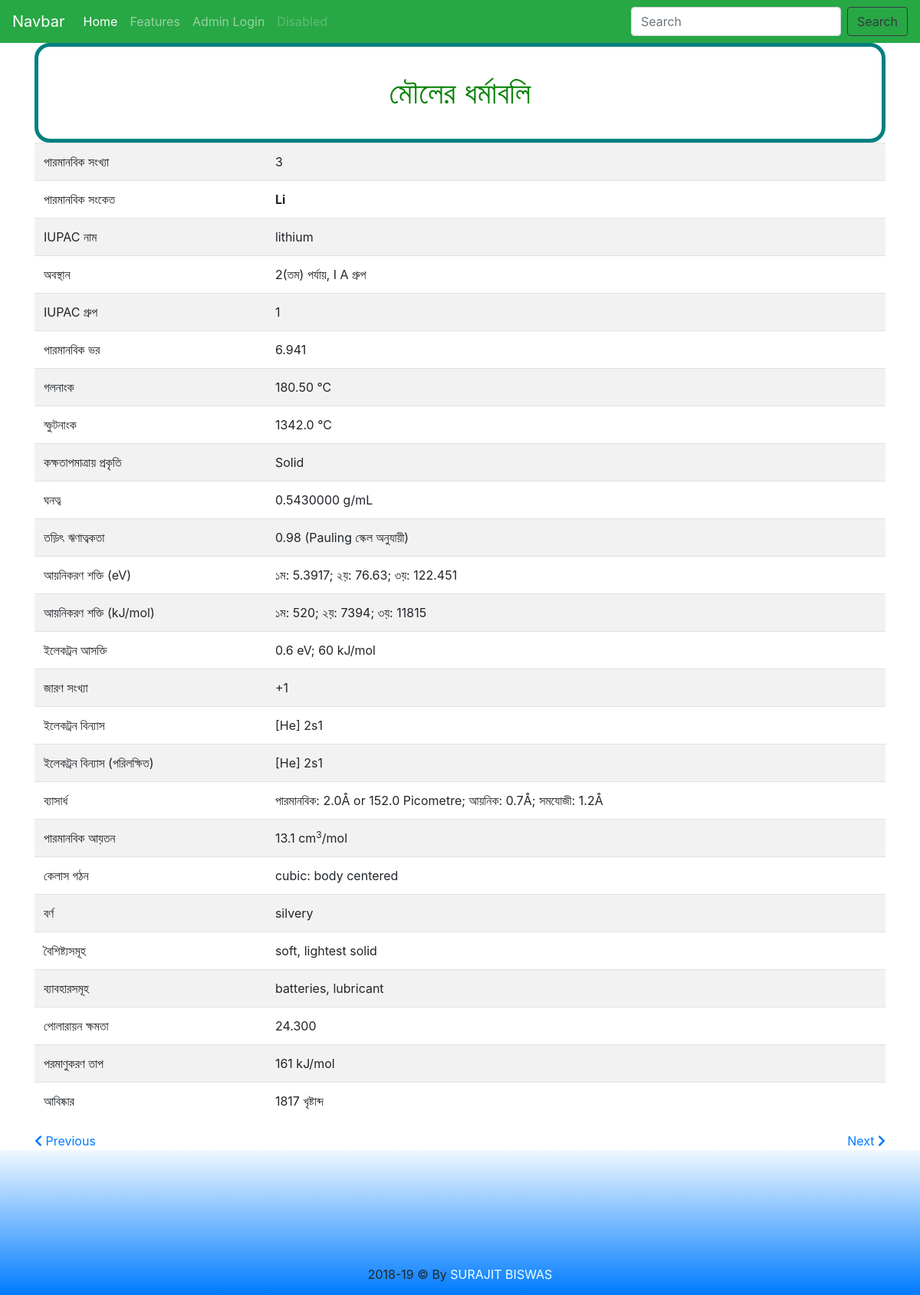
/chepp/property.php?id=3, run on the app's committed database.
### tables this page shows
CREATE TABLE `sheet1` (
  `number` int(3) DEFAULT NULL,
  `symbol` varchar(3) DEFAULT NULL,
  `group_new` varchar(11) DEFAULT NULL,
  `group_old` varchar(11) DEFAULT NULL,
  `period` int(1) DEFAULT NULL,
  `en_name` varchar(13) DEFAULT NULL,
  `atomic_mass` decimal(6,3) DEFAULT NULL,
  `mp` decimal(6,2) DEFAULT NULL,
  `bp` decimal(5,1) DEFAULT NULL,
  `state` varchar(1) DEFAULT NULL,
  `density` decimal(9,7) DEFAULT NULL,
  `en` decimal(3,2) DEFAULT NULL,
  `iev1` decimal(6,4) DEFAULT NULL,
  `iev2` varchar(5) DEFAULT NULL,
  `iev3` decimal(6,3) DEFAULT NULL,
  `ie1` varchar(4) DEFAULT NULL,
  `ie2` varchar(4) DEFAULT NULL,
  `ie3` varchar(5) DEFAULT NULL,
  `eav` varchar(3) DEFAULT NULL,
  `ea` varchar(3) DEFAULT NULL,
  `cos` varchar(10) DEFAULT NULL,
  `pec` varchar(22) DEFAULT NULL,
  `oec` varchar(22) DEFAULT NULL,
  `ar` varchar(3) DEFAULT NULL,
  `ir` varchar(3) DEFAULT NULL,
  `cr` varchar(3) DEFAULT NULL,
  `arpm` decimal(4,1) DEFAULT NULL,
  `avpm` varchar(4) DEFAULT NULL,
  `crystal` varchar(20) DEFAULT NULL,
  `color` varchar(15) DEFAULT NULL,
  `characteristics` varchar(25) DEFAULT NULL,
  `uses` varchar(26) DEFAULT NULL,
  `polarizability` decimal(5,3) DEFAULT NULL,
  `heat_atomization` int(3) DEFAULT NULL,
  `year_discovered` int(4) DEFAULT NULL
);

### chepp/property.php (the view, shortened to what this page needs)
<?php
    $number = isset($_GET['id'])? $_GET['id'] : 1;
?>
<!DOCTYPE html>
<html lang="en">
<head>
    <link rel="stylesheet" href="https://stackpath.bootstrapcdn.com/bootstrap/4.3.1/css/bootstrap.min.css">
    <link rel="stylesheet" href="./css/style.css">
    <link rel="stylesheet" href="https://use.fontawesome.com/releases/v5.8.1/css/all.css">
</head>
<body>
<nav class="navbar navbar-expand-lg navbar-dark bg-success">
  <a class="navbar-brand" href="#">Navbar</a>
  <div class="collapse navbar-collapse" id="navbarNav">
    <ul class="navbar-nav">
      <li class="nav-item active">
        <a class="nav-link" href="./index.php">Home <span class="sr-only">(current)</span></a>
      </li>
      <li class="nav-item">
        <a class="nav-link" href="#">Features</a>
      </li>
      <li class="nav-item">
        <a class="nav-link" href="./admin/">Admin Login</a>
      </li>
      <li class="nav-item">
        <a class="nav-link disabled" href="#" tabindex="-1" aria-disabled="true">Disabled</a>
      </li>
    </ul>
  </div>
  <form class="form-inline">
    <input class="form-control mr-sm-2" type="search" placeholder="Search" aria-label="Search">
    <button class="btn btn-outline-dark my-2 my-sm-0" type="submit">Search</button>
  </form>
</nav>
<div class="container">
<div class="huge"><span class="monster">মৌলের ধর্মাবলি</span></div>
<?php
    require_once "config.php";
    $sql = "SELECT * FROM `sheet1` WHERE `number` = ".$number;
    $result = $mysqli->query($sql);
    if ($result->num_rows > 0) {
        if($row = $result->fetch_assoc()) {
            ?>
            <table class="table table-hover table-striped">
                <tr>
                    <td>পারমানবিক সংখ্যা</td>
                    <td><?php echo $row["number"]; ?></td>
                </tr>
                <tr>
                    <td>পারমানবিক সংকেত</td>
                    <td><b><?php echo $row["symbol"]; ?></b></td>
                </tr>
                <tr>
                    <td>IUPAC নাম</td>
                    <td><?php echo $row["en_name"]; ?></td>
                </tr>
                <tr>
                    <td>অবস্থান</td>
                    <td><?php echo $row["period"]."(তম) পর্যায়, ".$row["group_old"]." গ্রুপ"; ?></td>
                </tr>
                <tr>
                    <td>IUPAC গ্রুপ</td>
                    <td><?php echo $row["group_new"]; ?></td>
                </tr>
                <tr>
                    <td>পারমানবিক ভর</td>
                    <td><?php echo $row["atomic_mass"]; ?></td>
                </tr>
                <tr>
                    <td>গলনাংক</td>
                    <td><?php echo $row["mp"]." °C"; ?></td>
                </tr>
                <tr>
                    <td>স্ফুটনাংক</td>
                    <td><?php echo $row["bp"]." °C"; ?></td>
                </tr>
                <tr>
                    <td>কক্ষতাপমাত্রায় প্রকৃতি</td>
                    <td><?php
                    if ($row["state"]== "s")
                        echo "Solid";
                    else if ($row["state"]== "l")
                        echo "Liquid";
                    else if ($row["state"]== "g")
                        echo "Gas";
                    ?></td>
                </tr>
                <tr>
                    <td>ঘনত্ব</td>
                    <td><?php echo $row["density"]." g/mL"; ?></td>
                </tr>
                <tr>
                    <td>তড়িৎ ঋণাত্বকতা</td>
                    <td><?php echo $row["en"]." (Pauling স্কেল অনুযায়ী)"; ?></td>
                </tr>
                <tr>
                    <td>আয়নিকরণ শক্তি (eV)</td>
                    <td><?php echo "১ম: ".$row["iev1"].";    ২য়: ".$row["iev2"].";    ৩য়: ".$row["iev3"]; ?></td>
                </tr>
                <tr>
                    <td>আয়নিকরণ শক্তি (kJ/mol)</td>
                    <td><?php echo "১ম: ".$row["ie1"].";    ২য়: ".$row["ie2"].";    ৩য়: ".$row["ie3"]; ?></td>
                </tr>
                <tr>
                    <td>ইলেকট্রন আসক্তি</td>
                    <td><?php echo $row["eav"]." eV; ".$row["ea"]." kJ/mol"; ?></td>
                </tr>
                <tr>
                    <td>জারণ সংখ্যা</td>
                    <td><?php echo $row["cos"]; ?></td>
                </tr>
                <tr>
                    <td>ইলেকট্রন বিন্যাস</td>
                    <td><?php echo $row["pec"]; ?></td>
                </tr>
                <tr>
                    <td>ইলেকট্রন বিন্যাস (পরিলক্ষিত)</td>
                    <td><?php echo $row["oec"]; ?></td>
                </tr>
                <tr>
                    <td>ব্যাসার্ধ</td>
                    <td><?php echo "পারমানবিক: ".$row["ar"]."Å or ".$row["arpm"]." Picometre; আয়নিক: ".$row["ir"]."Å; সমযোজী: ".$row["cr"]."Å"; ?></td>
                </tr>
                <tr>
                    <td>পারমানবিক আয়তন</td>
                    <td><?php echo $row["avpm"]." cm<sup>3</sup>/mol"; ?></td>
                </tr>
                <tr>
                    <td>কেলাস গঠন</td>
                    <td><?php echo $row["crystal"]; ?></td>
                </tr>
                <tr>
                    <td>বর্ণ</td>
                    <td><?php echo $row["color"]; ?></td>
                </tr>
                <tr>
                    <td>বৈশিষ্ট্যসমূহ</td>
                    <td><?php echo $row["characteristics"]; ?></td>
                </tr>
                <tr>
                    <td>ব্যাবহারসমূহ</td>
                    <td><?php echo $row["uses"]; ?></td>
                </tr>
                <tr>
                    <td>পোলারায়ন ক্ষমতা</td>
                    <td><?php echo $row["polarizability"]; ?></td>
                </tr>
                <tr>
                    <td>পরমাণুকরণ তাপ</td>
                    <td><?php echo $row["heat_atomization"]." kJ/mol"; ?></td>
                </tr>
                <tr>
                    <td>আবিষ্কার</td>
                    <td><?php echo $row["year_discovered"]." খৃষ্টাব্দ"; ?></td>
                </tr>
            </table>
        <?php
        }
    }
?>
<div class="buttom">
    <div class="prev"><a href= <?php echo "'./property.php?id=".($number-1)."'";?> <?php echo $number <= 1? "class='disabled'":"";?>><i class="fas fa-chevron-left"></i> Previous</a></div>
    <div class="next"><a href= <?php echo "'./property.php?id=".($number+1)."'";?> <?php echo $number >= 118? "class='disabled'":"";?>>Next <i class="fas fa-chevron-right"></i></a></div>
</div>
</div>
</body>
<footer class="container-fluid text-center">
  <span>2018-<?php echo date('y'); ?> © By <a href="mailto:surajit14@cse.pstu.ac.bd" title="contact project manager">SURAJIT BISWAS</a></span>
</footer>
</html>

### chepp/css/style.css (style rules this page uses)
.prev { float: left; }
.next { float: right; }
a.disabled { pointer-events: none; cursor: default; }
.monster { text-align: center; font-size: 40px; color: green; display: block; border: 5px solid teal; border-radius: 20px; padding: 30px; }
footer { float: left; padding-top: 150px; padding-bottom: 15px; background: linear-gradient(aliceblue,#007bff); }
footer a:link { color: azure; }

### data on the page
sheet1: number "3", symbol "Li", en_name "lithium", period "2", group_old "I A", group_new "1", atomic_mass "6.941", mp "180.50", bp "1342.0", density "0.5430000", en "0.98", iev1 "5.3917", iev2 "76.63", iev3 "122.451", ie1 "520", ie2 "7394", ie3 "11815", eav "0.6", ea "60", cos "+1", pec "[He] 2s1", oec "[He] 2s1", ar "2.0", arpm "152.0", ir "0.7", cr "1.2", avpm "13.1", crystal "cubic: body centered", color "silvery", characteristics "soft, lightest solid", uses "batteries, lubricant", polarizability "24.300", heat_atomization "161", year_discovered "1817"
